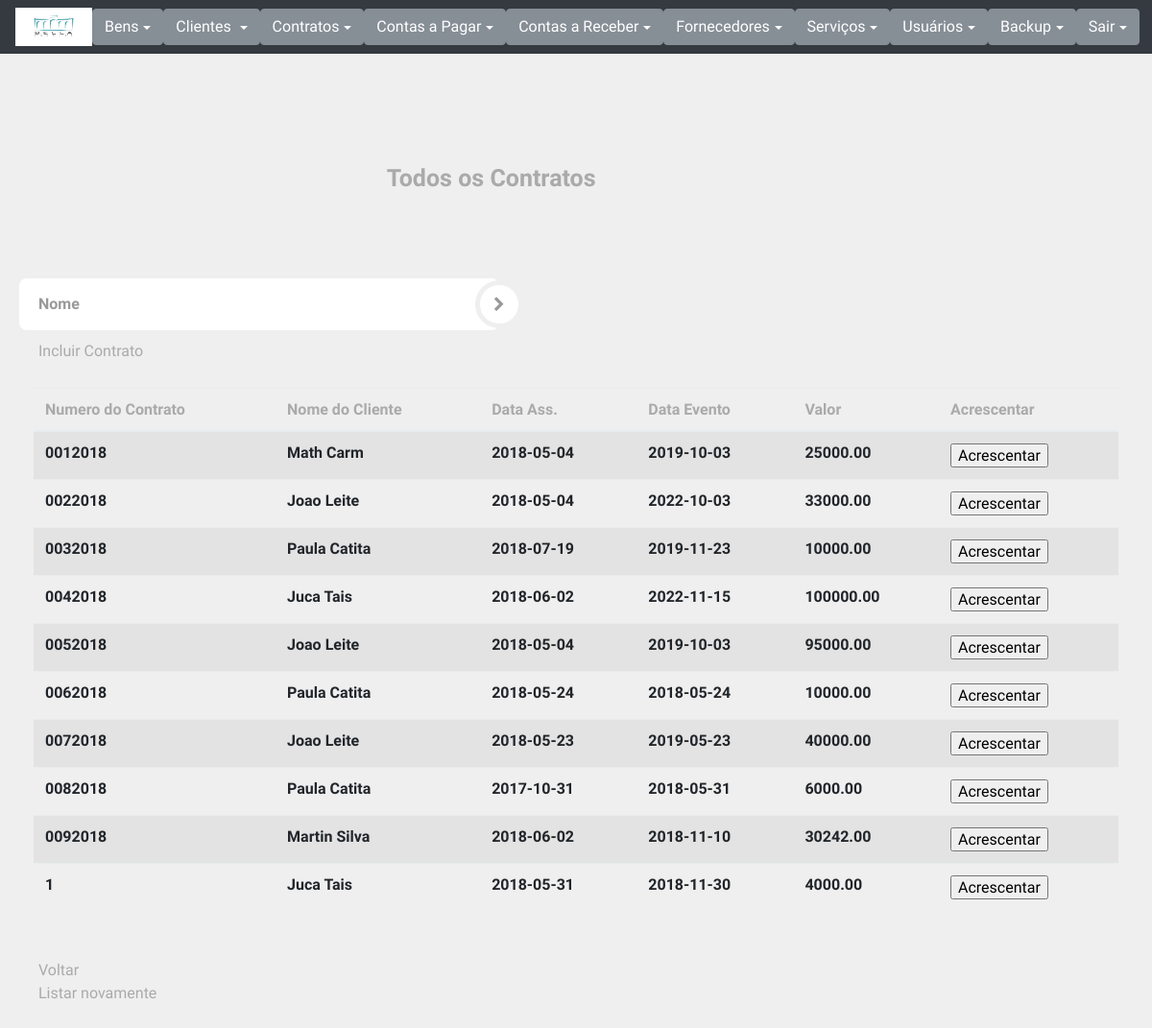
Page /acrescimo.php (signed in) on the committed database.
### tables this page shows
CREATE TABLE `contrato` (
  `num` varchar(12) NOT NULL,
  `idcliente` int(11) NOT NULL,
  `dataassinatura` date NOT NULL,
  `dataevento` date NOT NULL,
  `pessoascont` int(11) NOT NULL,
  `pessoaspres` int(11) NOT NULL,
  `valor` double(10,2) NOT NULL,
  `parcelascadastradas` tinyint(1) NOT NULL,
  PRIMARY KEY (`num`),
  KEY `contrato_cliente_fk` (`idcliente`),
  CONSTRAINT `contrato_cliente_fk` FOREIGN KEY (`idcliente`) REFERENCES `cliente` (`id`)
);

CREATE TABLE `cliente` (
  `id` int(11) NOT NULL AUTO_INCREMENT,
  `nome` varchar(50) NOT NULL,
  `profissao` varchar(35) NOT NULL,
  `rg` varchar(7) NOT NULL,
  `cpf` varchar(11) NOT NULL,
  `fone1` varchar(15) NOT NULL,
  `fone2` varchar(15) NOT NULL,
  `email` varchar(80) NOT NULL,
  `cep` int(11) NOT NULL,
  `logradouro` varchar(60) NOT NULL,
  `numero` int(11) NOT NULL,
  `complemento` varchar(60) DEFAULT NULL,
  `bairro` varchar(40) NOT NULL,
  `cidade` varchar(50) NOT NULL,
  PRIMARY KEY (`id`)
);

### acrescimo.php (the view, shortened to what this page needs)
<?php
require "connect.php";
if (isset($_GET['ordem'])) {
    $ordem=" ORDER BY " . $_GET['ordem'];
}else {
    $ordem="";
}
if (isset($_GET['nome'])) {
   setcookie('aux',$_GET['nome'], time() + 30);
}else{
$pnome="";
}
if (isset($_COOKIE['aux'])){
    if (empty($_COOKIE['aux'])){
        $pnome="";
    }else {
        $pnome="&nome=" . $_COOKIE['aux'];
}
}else {
    $pnome="";
}
require "modelo.php";
?>
    <div style="margin-left:33%;padding:70px 0">
        <div class="logo">Todos os Contratos</div>
	</div>
    <div class="login-form-1">
            <form id="login-form" class="text-left" action="acrescimo.php" method="get">
                <div style="width:500px" class="main-login-form">
                    <div class="login-group">
                        <div class="form-group">
                            <input type="text" class="form-control" id="nome" name="nome" placeholder="Nome">
                        </div>
                    </div>
                    <button type="submit" class="login-button"><i class="fa fa-chevron-right"></i></button>
                </div>
                <div class="etc-login-form">
                       <a href='frmContrato.php'>Incluir Contrato</a>
                </div>
            </form>
        </div>
    <div class='table-responsive col-md-12'>
        <table class='table table-striped'>
            <thead>
                <tr>
<?php
					echo "<th><a href='acrescimo.php?ordem=num{$pnome}'>Numero do Contrato</a></th>
						  <th><a href='acrescimo.php?ordem=nome{$pnome}'>Nome do Cliente</a></th>
						  <th><a href='acrescimo.php?ordem=ass{$pnome}'>Data Ass.</a></th>
						  <th><a href='acrescimo.php?ordem=ev{$pnome}'>Data Evento</a></th>
						  <th><a href='acrescimo.php?ordem=valor{$pnome}'>Valor</a></th>
						  <th><a href='acrescimo.php?ordem=sit{$pnome}'>Acrescentar</a></th>";
?>
                </tr>
            </thead>
    </div>
	<tbody>
<?php
	if(!empty($_GET['nome'])){
        $nome = "%" . $_GET['nome'] . "%";
        $sql= "select con.num as num, cli.nome as nome, con.dataassinatura as ass, con.dataevento as ev, con.valor as valor, con.parcelascadastradas as sit from contrato con inner join cliente cli on con.idcliente=cli.id WHERE upper(nome) LIKE upper(:nome)";
        $resultado = $con->prepare($sql);
        $resultado->bindParam(':nome', $nome, PDO::PARAM_STR);
        $resultado->execute();
	}else{
			$sql= "select con.num as num, cli.nome as nome, con.dataassinatura as ass, con.dataevento as ev, con.valor as valor, con.parcelascadastradas as sit from contrato con inner join cliente cli on con.idcliente=cli.id" . $ordem;
            $resultado = $con->prepare($sql);
            $resultado->execute();
		}
            while ($row = $resultado->fetchObject()) {
                $contrato=$row->num;
                echo "<tr>";
                echo "<td><b>{$row->num}</b></td>";
                echo "<td><b>{$row->nome}</b></td>";
				echo "<td><b>{$row->ass}</b></td>";
				echo "<td><b>{$row->ev}</b></td>";
				echo "<td><b>{$row->valor}</b></td>";
				echo "<td><a href='frmAcrescimo.php?id=$contrato'>
                       <input type='button' name='insert' value='Acrescentar' />
                       </a></td>";
                echo "</tr>";
                    }
            ?>
    </tbody>
    <div class="etc-login-form">
        <br><a href="contratos.php">Voltar</a><br>
		<a href="acrescimo.php?apaga=1">Listar novamente</a>
    </div>
</body>
</html>

### modelo.php (shortened to what this page needs)
<head>
    <link href="css/bootstrap.min.css" rel="stylesheet">
    <link href="css/style.css" rel="stylesheet">
    <link href="css/dropdown.css" rel="stylesheet">
    <link href="css/nav.css" rel="stylesheet">
    <link rel="stylesheet" href="//maxcdn.bootstrapcdn.com/font-awesome/4.3.0/css/font-awesome.min.css">
</head>
<body>
    <nav class="navbar navbar-expand-md navbar-dark fixed-top bg-dark">
    <a href="index.php"><img alt="Brand" src="bella.png" width="80" height="40"> </a>
		<div class='dropdown' style="text-align: right,margin-left: 2cm;">
		<button style="text-align: right,margin-left: 2cm;" class='btn btn-secondary dropdown-toggle' type='button' id='dropdownMenuButton11' data-toggle='dropdown' aria-haspopup='true' aria-expanded='false'>Bens</button>
		</div>
		<div class='dropdown' style="text-align: right,margin-left: 2cm;">
		<button style="text-align: right,margin-left: 2cm;" class='btn btn-secondary dropdown-toggle' type='button' id='dropdownMenuButton1' data-toggle='dropdown' aria-haspopup='true' aria-expanded='false'>
      Clientes
      </button>
		</div>
		<div class='dropdown' style="text-align: right,margin-left: 2cm;">
		<button style="text-align: right,margin-left: 2cm;" class='btn btn-secondary dropdown-toggle' type='button' id='dropdownMenuButton2' data-toggle='dropdown' aria-haspopup='true' aria-expanded='false'>Contratos</button>
		</div>
		<div class='dropdown' style="text-align: right,margin-left: 2cm;">
		<button style="text-align: right,margin-left: 2cm;" class='btn btn-secondary dropdown-toggle' type='button' id='dropdownMenuButton3' data-toggle='dropdown' aria-haspopup='true' aria-expanded='false'>Contas a Pagar</button>
		</div>
		<div class='dropdown' style="text-align: right,margin-left: 2cm;">
		<button style="text-align: right,margin-left: 2cm;" class='btn btn-secondary dropdown-toggle' type='button' id='dropdownMenuButton4' data-toggle='dropdown' aria-haspopup='true' aria-expanded='false'>Contas a Receber</button>
		</div>
		<div class='dropdown' style="text-align: right,margin-left: 2cm;">
		<button style="text-align: right,margin-left: 2cm;" class='btn btn-secondary dropdown-toggle' type='button' id='dropdownMenuButton6' data-toggle='dropdown' aria-haspopup='true' aria-expanded='false'>Fornecedores</button>
		</div>
	    <div class='dropdown' style="text-align: right,margin-left: 2cm;">
		<button style="text-align: right,margin-left: 2cm;" class='btn btn-secondary dropdown-toggle' type='button' id='dropdownMenuButton7' data-toggle='dropdown' aria-haspopup='true' aria-expanded='false'>Serviços</button>
		</div>
		<div class='dropdown' style="text-align: right,margin-left: 2cm;">
		<button style="text-align: right,margin-left: 2cm;" class='btn btn-secondary dropdown-toggle' type='button' id='dropdownMenuButton8' data-toggle='dropdown' aria-haspopup='true' aria-expanded='false'>Usuários</button>
		</div>
		<div class='dropdown' style="text-align: right,margin-left: 2cm;">
		<button style="text-align: right,margin-left: 2cm;" class='btn btn-secondary dropdown-toggle' type='button' id='dropdownMenuButton9' data-toggle='dropdown' aria-haspopup='true' aria-expanded='false'>Backup</button>
		</div>
		<div class='dropdown' style="text-align: right,margin-left: 2cm;">
		<button style="text-align: right,margin-left: 2cm;" class='btn btn-secondary dropdown-toggle' type='button' id='dropdownMenuButton10' data-toggle='dropdown' aria-haspopup='true' aria-expanded='false'>Sair</button>
		</div>
</nav>

### css/style.css (style rules this page uses)
html, body { background: #efefef; padding: 10px; font-family: 'Varela Round'; }
a { color: #aaaaaa; transition: all ease-in-out 200ms; }
.etc-login-form { color: #919191; padding: 10px 20px; }
.login-form-1 { max-width: 300px; border-radius: 5px; display: inline-block; }
.main-login-form { position: relative; }
.login-form-1 .form-control { border: 0; box-shadow: 0 0 0; border-radius: 0; background: transparent; color: #555555; padding: 7px 0; font-weight: bold; height:auto; }
.login-form-1 .form-group { margin-bottom: 0; border-bottom: 2px solid #efefef; padding-right: 20px; position: relative; }
.login-form-1 .form-group:last-child { border-bottom: 0; }
.login-group { background: #ffffff; color: #999999; border-radius: 8px; padding: 10px 20px; }
.login-form-1 .login-button { position: absolute; right: -25px; top: 50%; background: #ffffff; color: #999999; padding: 11px 0; width: 50px; height: 50px; margin-top: -25px; border: 5px solid #efefef; border-radius: 50%; transition: all ease-in-out 500ms; }
.logo { padding: 15px 0; font-size: 25px; color: #aaaaaa; font-weight: bold; }

### css/dropdown.css (style rules this page uses)
.dropup, .dropdown { position: relative; }
.dropdown-toggle::after { display: inline-block; width: 0; height: 0; margin-left: 0.3em; vertical-align: middle; content: ""; border-top: 0.3em solid; border-right: 0.3em solid transparent; border-left: 0.3em solid transparent; }

### css/nav.css (style rules this page uses)
body { min-height: 75rem; padding-top: 4.5rem; }

### rows in the picture
contrato: num "0012018", idcliente.nome "Math Carm", dataassinatura "2018-05-04", dataevento "2019-10-03", valor "25000.00"
contrato: num "0022018", idcliente.nome "Joao Leite", dataassinatura "2018-05-04", dataevento "2022-10-03", valor "33000.00"
contrato: num "0032018", idcliente.nome "Paula Catita", dataassinatura "2018-07-19", dataevento "2019-11-23", valor "10000.00"
contrato: num "0042018", idcliente.nome "Juca Tais", dataassinatura "2018-06-02", dataevento "2022-11-15", valor "100000.00"
contrato: num "0052018", idcliente.nome "Joao Leite", dataassinatura "2018-05-04", dataevento "2019-10-03", valor "95000.00"
contrato: num "0062018", idcliente.nome "Paula Catita", dataassinatura "2018-05-24", dataevento "2018-05-24", valor "10000.00"
contrato: num "0072018", idcliente.nome "Joao Leite", dataassinatura "2018-05-23", dataevento "2019-05-23", valor "40000.00"
contrato: num "0082018", idcliente.nome "Paula Catita", dataassinatura "2017-10-31", dataevento "2018-05-31", valor "6000.00"
contrato: num "0092018", idcliente.nome "Martin Silva", dataassinatura "2018-06-02", dataevento "2018-11-10", valor "30242.00"
contrato: num "1", idcliente.nome "Juca Tais", dataassinatura "2018-05-31", dataevento "2018-11-30", valor "4000.00"
